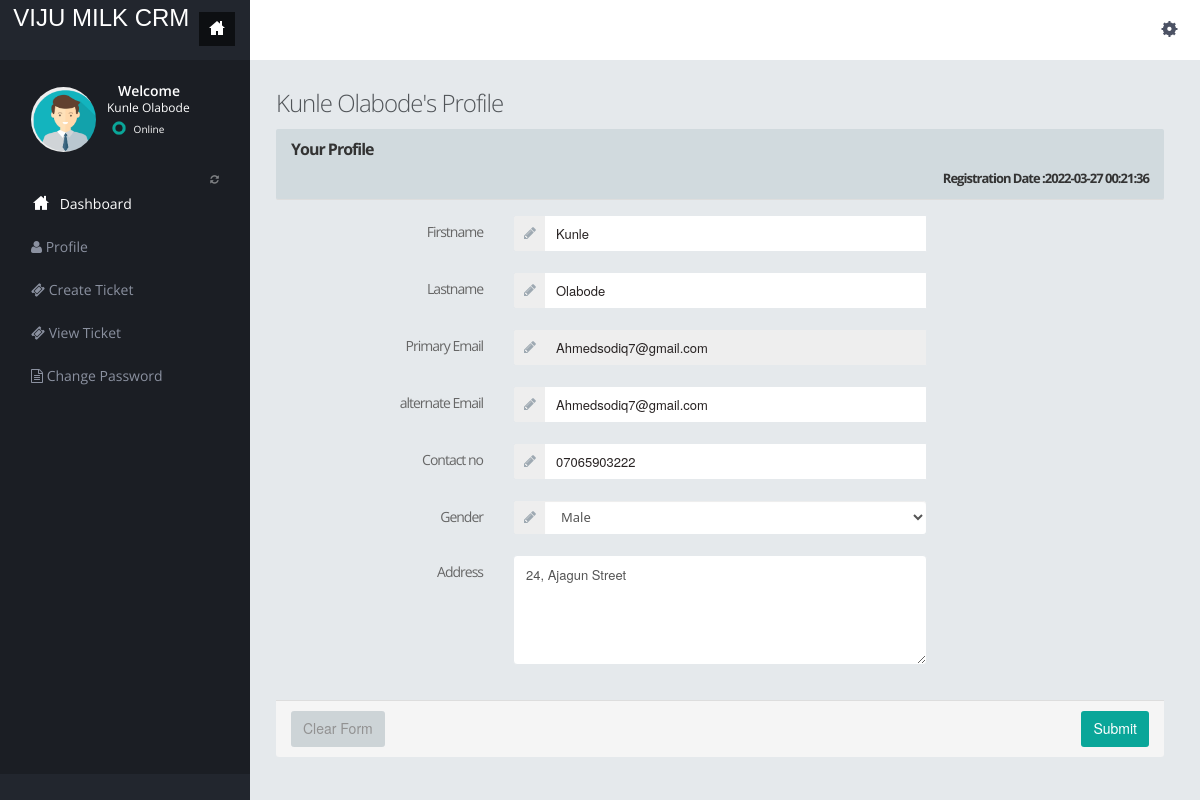
The page /profile.php (signed in) on the database its author committed.
### tables this page shows
CREATE TABLE `user` (
  `id` int(11) NOT NULL,
  `firstname` varchar(255) DEFAULT NULL,
  `lastname` varchar(255) NOT NULL,
  `email` varchar(255) DEFAULT NULL,
  `alt_email` varchar(255) DEFAULT NULL,
  `password` varchar(255) DEFAULT NULL,
  `mobile` varchar(255) DEFAULT NULL,
  `gender` varchar(255) DEFAULT NULL,
  `user_image` varchar(255) DEFAULT NULL,
  `address` varchar(500) DEFAULT NULL,
  `status` int(11) DEFAULT NULL,
  `posting_date` timestamp NULL DEFAULT current_timestamp()
);

### profile.php (the view, shortened to what this page needs)
<?php
include("dbconnection.php");
?>
<!DOCTYPE html>
<html>
<head>
<link href="assets/plugins/pace/pace-theme-flash.css" rel="stylesheet" type="text/css" media="screen"/>
<link href="assets/plugins/boostrapv3/css/bootstrap.min.css" rel="stylesheet" type="text/css"/>
<link href="assets/plugins/boostrapv3/css/bootstrap-theme.min.css" rel="stylesheet" type="text/css"/>
<link href="assets/plugins/font-awesome/css/font-awesome.css" rel="stylesheet" type="text/css"/>
<link href="assets/css/animate.min.css" rel="stylesheet" type="text/css"/>
<link href="assets/plugins/jquery-scrollbar/jquery.scrollbar.css" rel="stylesheet" type="text/css"/>
<link href="assets/css/style.css" rel="stylesheet" type="text/css"/>
<link href="assets/css/responsive.css" rel="stylesheet" type="text/css"/>
<link href="assets/css/custom-icon-set.css" rel="stylesheet" type="text/css"/>
</head>
<body class="">
<?php include("header.php");?>
<div class="page-container row-fluid">
	<?php include("leftbar.php");?>
  </div>
  </div>
   <div class="footer-widget">
  </div>
  <div class="page-content">
    <div class="content">
		<div class="page-title">
			<h3><?php echo $_SESSION['name'];?>'s Profile</h3>
                           <?php
     $query=mysqli_query($con,"select * from user where email='".$_SESSION['login']."'");
	 while($row=mysqli_fetch_array($query))
	 {
	  ?>
              <div class="row">
                        <div class="col-md-12">
                            <form class="form-horizontal" method="post" enctype="multipart/form-data">
                            <div class="panel panel-default">
                                <div class="panel-heading">
                                    <h3 class="panel-title"><strong>Your Profile</h3>
                                   <div align="right">
                                        Registration Date :<?php echo $row['posting_date'];?>
                                    </div>
                                </div>
                                <div class="panel-body">
                                    <div class="form-group">
                                        <label class="col-md-3 col-xs-12 control-label">Firstname</label>
                                        <div class="col-md-6 col-xs-12">
                                            <div class="input-group">
                                                <span class="input-group-addon"><span class="fa fa-pencil"></span></span>
                                                <input type="text" name="fname" value="<?php echo $row['firstname'];?>" class="form-control"/>
                                            </div>
                                        </div>
                                    </div>
                                    <div class="form-group">
                                        <label class="col-md-3 col-xs-12 control-label">Lastname</label>
                                        <div class="col-md-6 col-xs-12">
                                            <div class="input-group">
                                                <span class="input-group-addon"><span class="fa fa-pencil"></span></span>
                                                <input type="text" name="lname" value="<?php echo $row['lastname'];?>" class="form-control"/>
                                            </div>
                                        </div>
                                    </div>
                                   <div class="form-group">
                                        <label class="col-md-3 col-xs-12 control-label">Primary Email </label>
                                        <div class="col-md-6 col-xs-12">
                                            <div class="input-group">
                                                <span class="input-group-addon"><span class="fa fa-pencil"></span></span>
                                                <input type="text" name="email" value="<?php echo $row['email'];?>" disabled="disabled" class="form-control"/>
                                            </div>
                                        </div>
                                    </div>
									   <div class="form-group">
                                        <label class="col-md-3 col-xs-12 control-label">alternate Email  </label>
                                        <div class="col-md-6 col-xs-12">
                                            <div class="input-group">
                                                <span class="input-group-addon"><span class="fa fa-pencil"></span></span>
                                                <input type="text" name="alt_email" value="<?php echo $row['alt_email'];?>"  class="form-control"/>
                                            </div>
                                        </div>
                                    </div>
									   <div class="form-group">
                                        <label class="col-md-3 col-xs-12 control-label">Contact no </label>
                                        <div class="col-md-6 col-xs-12">
                                            <div class="input-group">
                                                <span class="input-group-addon"><span class="fa fa-pencil"></span></span>
                                                <input type="text"  name="phone" value="<?php echo $row['mobile'];?>"  maxlength="10" class="form-control"/>
                                            </div>
                                        </div>
                                    </div>
									   <div class="form-group">
                                        <label class="col-md-3 col-xs-12 control-label">Gender </label>
                                        <div class="col-md-6 col-xs-12">
                                            <div class="input-group">
                                                <span class="input-group-addon"><span class="fa fa-pencil"></span></span>
                                                <select class="form-control select" name="gender">
            <option value="Male">Male</option>
            </select>
                                            </div>
                                        </div>
                                    </div>
                                    <div class="form-group">
                                        <label class="col-md-3 col-xs-12 control-label">Address</label>
                                        <div class="col-md-6 col-xs-12">
                                            <textarea class="form-control" name="address" rows="5"><?php echo $row['address'];?></textarea>
                                        </div>
                                    </div>
                                </div>
								<?php } ?>
                                <div class="panel-footer">
                                    <button disabled class="btn btn-default">Clear Form</button>
                                    <input type="submit" value="Submit" name="update" class="btn btn-primary pull-right">
                                </div>
                            </div>
                            </form>
                        </div>
                    </div>
		</div>
    </div>
  </div>
 </div>
</body>
</html>

### assets/css/responsive.css (style rules this page uses)
@media (min-width: 980px) { .page-content { margin-left: 250px; min-height: 100%; } }

### rows shown on the page
user: posting_date "2022-03-27 00:21:36", fname "Kunle", lname "Olabode", email "Ahmedsodiq7@gmail.com", alt_email "Ahmedsodiq7@gmail.com", phone "07065903222", address "24, Ajagun Street"

### other values the page prints
$_SESSION['name'] "Kunle Olabode"
